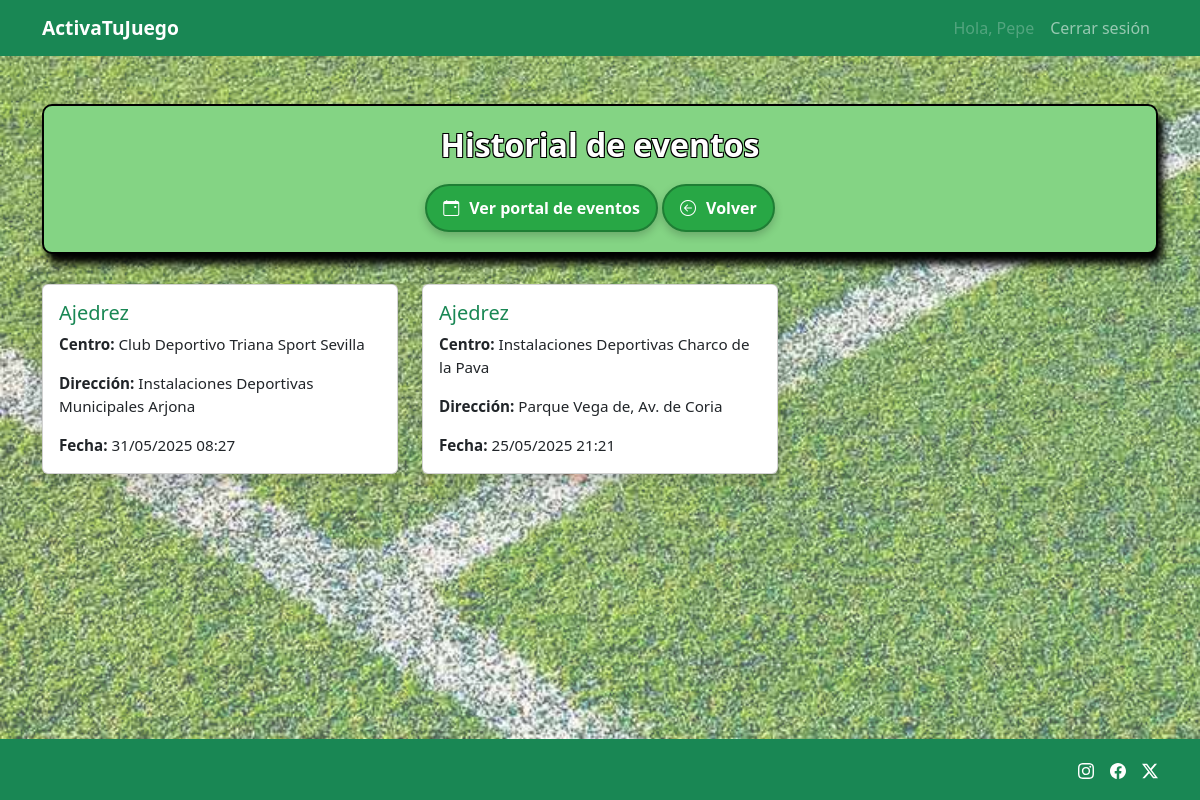
The page /views/historial.php (signed in) on the database its author committed.
### tables this page shows
CREATE TABLE `inscripcion` (
  `id` int(11) NOT NULL,
  `usuario_id` int(11) NOT NULL,
  `evento_id` int(11) NOT NULL,
  `estado` enum('pendiente','aceptada','rechazada') DEFAULT 'pendiente'
);

CREATE TABLE `deporte` (
  `id` int(11) NOT NULL,
  `nombre` varchar(100) NOT NULL,
  `descripcion` text DEFAULT NULL,
  `numero_jugadores` int(11) NOT NULL,
  `imagen` varchar(255) DEFAULT NULL
);

CREATE TABLE `centrodeportivo` (
  `id` int(11) NOT NULL,
  `nombre` varchar(100) NOT NULL,
  `direccion` varchar(255) NOT NULL
);

CREATE TABLE `evento` (
  `id` int(11) NOT NULL,
  `organizador_id` int(11) NOT NULL,
  `deporte_id` int(11) NOT NULL,
  `centro_id` int(11) NOT NULL,
  `fecha` datetime NOT NULL,
  `estado` enum('activo','finalizado','completo') DEFAULT 'activo',
  `jugadores_aceptados` int(11) DEFAULT 0
);

### models/Inscripcion.php (called while the page is built, shortened)
<?php
class Inscripcion
{
    private $conn;
    public function __construct($connection)
    {
        $this->conn = $connection;
    }
    public function obtenerEventosFinalizadosPorUsuario($usuario_id)
    {
        $sql = "SELECT e.fecha, i.estado, d.nombre AS deporte, cd.nombre AS centro, cd.direccion
            FROM inscripcion i
            JOIN evento e ON i.evento_id = e.id
            JOIN deporte d ON e.deporte_id = d.id
            JOIN centrodeportivo cd ON e.centro_id = cd.id
            WHERE i.usuario_id = ? AND e.estado = 'finalizado'
            ORDER BY e.fecha DESC";
        $stmt = $this->conn->prepare($sql);
        $stmt->bind_param("i", $usuario_id);
        $stmt->execute();
        $res = $stmt->get_result();
        return $res->fetch_all(MYSQLI_ASSOC);
    }
}

### views/historial.php (the view, shortened to what this page needs)
<?php
require_once('../config/database.php');
require_once('../models/Inscripcion.php');
include('../includes/header.php');
$usuario_id = $_SESSION['usuario_id'];
$inscripcionModel = new Inscripcion($connection);
$eventos = $inscripcionModel->obtenerEventosFinalizadosPorUsuario($usuario_id);
?>
<div class="container mt-5 animado" id="anim-eventos">
    <div class="encabezado-eventos text-center">
        <h1 class="titulo-eventos">
            Historial de eventos
        </h1>
        <a href="eventos.php" class="btn-historial">
            <i class="bi bi-calendar-event"></i>
            Ver portal de eventos
        </a>
        <a href="../index.php" class="btn-historial">
            <i class="bi bi-arrow-left-circle"></i> Volver
        </a>
    </div>
    <?php if (empty($eventos)): ?>
        <div class="alert alert-info">No has participado en eventos finalizados.</div>
    <?php else: ?>
        <div class="row">
            <?php foreach ($eventos as $evento): ?>
                <div class="col-md-4 mb-4">
                    <div class="card h-100 shadow">
                        <div class="card-body">
                            <h5 class="card-title text-success"><?= htmlspecialchars($evento['deporte']) ?></h5>
                            <p class="card-text"><strong>Centro:</strong> <?= htmlspecialchars($evento['centro']) ?></p>
                            <p class="card-text"><strong>Dirección:</strong> <?= htmlspecialchars($evento['direccion']) ?></p>
                            <p class="card-text"><strong>Fecha:</strong> <?= date('d/m/Y H:i', strtotime($evento['fecha'])) ?>
                            </p>
                        </div>
                    </div>
                </div>
            <?php endforeach; ?>
        </div>
    <?php endif; ?>
</div>
<?php include('../includes/footer.php'); ?>

### public/css/style.css (style rules this page uses)
body { display: flex; flex-direction: column; min-height: 100vh; position: relative; margin: 0; padding: 0; }
body::before { content: ""; position: fixed; top: 0; left: 0; width: 100%; height: 100%; background: url('../img/fondo_cesped.jpg') no-repeat center center fixed; background-size: cover; opacity: 0.7; z-index: -1; }
.card-title { font-size: 1.25rem; }
.card-text { font-size: 0.95rem; }
.encabezado-eventos { background-color: rgb(132, 212, 132); border: 2px solid black; padding: 20px; border-radius: 10px; margin-bottom: 30px; box-shadow: 5px 10px 8px #000000; }
.animado { opacity: 0; transition: opacity 0.5s ease; }
.animado.visible { animation: slideInLeft 1s ease forwards; }
.btn-historial { display: inline-flex; align-items: center; gap: 10px; background-color: #28a745; color: white; padding: 10px 16px; font-weight: bold; border-radius: 50px; border: 2px solid #1e7e34; text-decoration: none; transition: transform 0.3s ease, background-color 0.3s ease; box-shadow: 0 4px 8px rgba(0, 0, 0, 0.2); }
.titulo-eventos { font-size: 2rem; font-weight: bold; color: white; display: flex; align-items: center; justify-content: center; text-shadow: -1px -1px 0 black, 1px -1px 0 black, -1px 1px 0 black, 1px 1px 0 black; margin-bottom: 20px; }

### rows shown on the page
inscripcion: deporte.nombre "Ajedrez", centrodeportivo.nombre "Club Deportivo Triana Sport Sevilla", centrodeportivo.direccion "Instalaciones Deportivas Municipales Arjona", evento.fecha "31/05/2025 08:27"
inscripcion: deporte.nombre "Ajedrez", centrodeportivo.nombre "Instalaciones Deportivas Charco de la Pava", centrodeportivo.direccion "Parque Vega de, Av. de Coria", evento.fecha "25/05/2025 21:21"

### other values the page prints
$_SESSION['nombre'] "Pepe"
